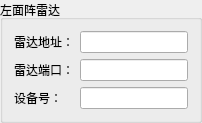
         <widget class="QGroupBox" name="groupBox_55">
          <property name="title">
           <string>左面阵雷达</string>
          </property>
          <layout class="QGridLayout" name="gridLayout_67">
           <item row="0" column="0">
            <widget class="QLabel" name="label_125">
             <property name="sizePolicy">
              <sizepolicy hsizetype="Preferred" vsizetype="Fixed">
               <horstretch>0</horstretch>
               <verstretch>0</verstretch>
              </sizepolicy>
             </property>
             <property name="text">
              <string>雷达地址：</string>
             </property>
            </widget>
           </item>
           <item row="0" column="1">
            <widget class="QLineEdit" name="Hypersen_30_Ip">
             <property name="sizePolicy">
              <sizepolicy hsizetype="Expanding" vsizetype="Fixed">
               <horstretch>0</horstretch>
               <verstretch>0</verstretch>
              </sizepolicy>
             </property>
            </widget>
           </item>
           <item row="1" column="0">
            <widget class="QLabel" name="label_124">
             <property name="sizePolicy">
              <sizepolicy hsizetype="Preferred" vsizetype="Fixed">
               <horstretch>0</horstretch>
               <verstretch>0</verstretch>
              </sizepolicy>
             </property>
             <property name="text">
              <string>雷达端口：</string>
             </property>
            </widget>
           </item>
           <item row="1" column="1">
            <widget class="QLineEdit" name="Hypersen_30_Port">
             <property name="sizePolicy">
              <sizepolicy hsizetype="Expanding" vsizetype="Fixed">
               <horstretch>0</horstretch>
               <verstretch>0</verstretch>
              </sizepolicy>
             </property>
            </widget>
           </item>
           <item row="2" column="0">
            <widget class="QLabel" name="label_127">
             <property name="sizePolicy">
              <sizepolicy hsizetype="Preferred" vsizetype="Fixed">
               <horstretch>0</horstretch>
               <verstretch>0</verstretch>
              </sizepolicy>
             </property>
             <property name="text">
              <string>设备号：</string>
             </property>
            </widget>
           </item>
           <item row="2" column="1">
            <widget class="QLineEdit" name="Hypersen_30_Id">
             <property name="sizePolicy">
              <sizepolicy hsizetype="Expanding" vsizetype="Fixed">
               <horstretch>0</horstretch>
               <verstretch>0</verstretch>
              </sizepolicy>
             </property>
            </widget>
           </item>
          </layout>
         </widget>
